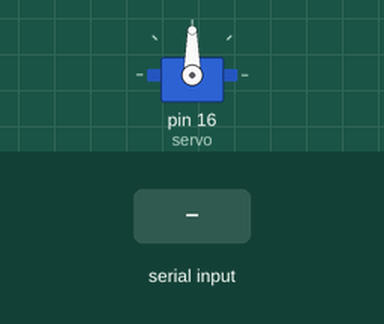
Recording of a sketch running on a simulated Arduino Uno, built with avr-gcc and run on an emulated ATmega328P. Shown: servo. Inputs (shaded band) come from the test bench.

Above: at 1.2 s.
1.3 s: "1\n" received over Serial
At 2.0 s:
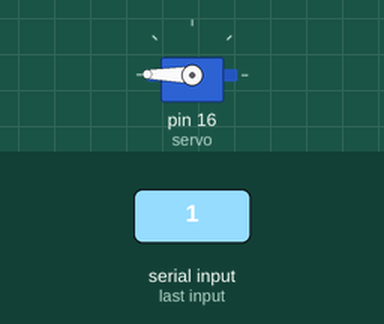
2.8 s: "2\n" received over Serial
At 3.2 s:
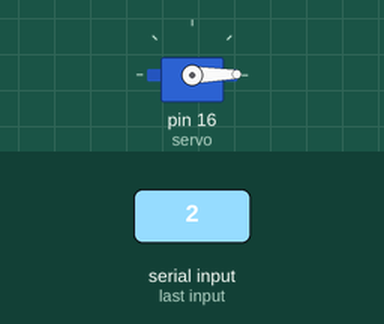
Timing chart, 0 to 5.8 s (numbered marks = the images above; inputs shaded):
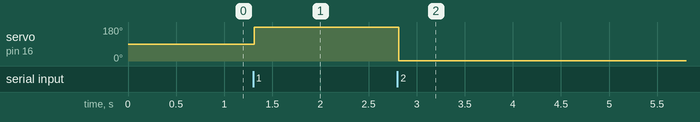

The sketch:

8-1.ino
```cpp
#include <Servo.h>//宣告
Servo servo;//命名
int pos = 0;
void setup() {
Serial.begin(115200);//序列阜監控視窗
servo.attach(16); //橘色的線接主要是訊號線，接到 p16
}
void loop() {
if(Serial.available()){                 //
int num = Serial.parseInt();     // case 前置 num(數字鍵)
switch(num) {                            //
case 1 :   //1~9
for(pos = 0; pos < 180; pos += 1) // 一度一度由 0 度旋轉到 180 度
servo.write(pos);
delay(15);
break;
case 2 : // 1~9
for(pos = 180; pos>=1; pos-=1) // 一度一度由 180 度旋轉到 0 度
servo.write(pos);
delay(15);
break;
}}}
```

Measured:
- after the input at 1.3 s, servo on pin 16 (servo): 90° → 179° at once
- after the input at 2.8 s, servo on pin 16 (servo): 179° → 1° at once
